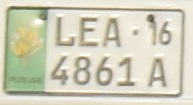
#> input picture car3.jpg, 193 x 105 px
$ jupyter execute --allow-errors ANPR_1.ipynb
#> lines starting #> are read from the running program, lines starting #| are printed output that depends on the picture; after the words box and inside, x2 and y2 are one past the last pixel; in counts of white or black regions, pixels touching at a corner belong together
[cell 1]
import matplotlib.pyplot as plt

[cell 2]
import numpy as np
import cv2

[cell 3]
# Match contours to license plate or character template
def find_contours(dimensions, img):

    # Find all contours in the image
    cntrs, _ = cv2.findContours(img.copy(), cv2.RETR_TREE, cv2.CHAIN_APPROX_SIMPLE)

    # Retrieve potential dimensions
    lower_width = dimensions[0]
    upper_width = dimensions[1]
    lower_height = dimensions[2]
    upper_height = dimensions[3]

    # Check largest 5 or 15 contours for license plate or character respectively
    cntrs = sorted(cntrs, key=cv2.contourArea, reverse=True)[:15]

    # Read the binary image
    ii = cv2.imread('contour.jpg')

    x_cntr_list = []
    target_contours = []
    img_res = []

    # Read all contours detected
    for cntr in cntrs :
        #detects contour in binary image and returns the coordinates of rectangle enclosing it
        intX, intY, intWidth, intHeight = cv2.boundingRect(cntr)

        #checking the dimensions of the contour to filter out the characters by contour's size
        if intWidth > lower_width and intWidth < upper_width and intHeight > lower_height and intHeight < upper_height :

            # stores the x coordinate of the character's contour, to used later for indexing the contours
            x_cntr_list.append(intX)
            char_copy = np.zeros((44,24))

            #extracting each character using the enclosing rectangle's coordinates.
            char = img[intY:intY+intHeight, intX:intX+intWidth]
            char = cv2.resize(char, (20, 40))

            # Draw rectangle around contour
            cv2.rectangle(ii, (intX,intY), (intWidth+intX, intY+intHeight), (50,21,200), 2)

            # Display the uptated binary image with new contour
            plt.imshow(ii, cmap='gray')

            # Make result formatted for classification: invert colors
            char = cv2.subtract(255, char)

            # Resize the image to 24x44 with black border
            char_copy[2:42, 2:22] = char
            char_copy[0:2, :] = 0
            char_copy[:, 0:2] = 0
            char_copy[42:44, :] = 0
            char_copy[:, 22:24] = 0

            # List that stores the character's binary image (unsorted)
            img_res.append(char_copy)

    # arbitrary function that stores sorted list of character indeces
    indices = sorted(range(len(x_cntr_list)), key=lambda k: x_cntr_list[k])
    img_res_copy = []

    for idx in indices:
        # stores character images according to their index
        img_res_copy.append(img_res[idx])

    img_res = np.array(img_res_copy)

    return img_res

[cell 4]
#Find characters in the resulting images and Preprocess license plate image
def segment_characters(image):
    # Resizing
    img_lp = cv2.resize(image, (333, 75))

    # Apply gray scale
    img_gray_lp = cv2.cvtColor(img_lp, cv2.COLOR_BGR2GRAY)

    # Convert to binary image
    _, img_binary_lp = cv2.threshold(img_gray_lp, 200, 255, cv2.THRESH_BINARY+cv2.THRESH_OTSU)

    # Erode unwanted pixels
    img_binary_lp = cv2.erode(img_binary_lp, (3,3))

    # Dilate unwanted pixels
    img_binary_lp = cv2.dilate(img_binary_lp, (3,3))

    LP_WIDTH = img_binary_lp.shape[0]
    LP_HEIGHT = img_binary_lp.shape[1]

    # Make borders white
    img_binary_lp[0:3,:] = 255
    img_binary_lp[:,0:3] = 255
    img_binary_lp[72:75,:] = 255
    img_binary_lp[:,330:333] = 255

    # Estimations of character contours sizes of cropped license plates
    dimensions = [(LP_WIDTH/6) + 12.5, (LP_WIDTH/2) + 7.5, (LP_HEIGHT/10) - 15, 2 * LP_HEIGHT/3]

    # Visual display of binary image
    plt.imshow(img_binary_lp, cmap='gray')
    plt.show()

    # Create a binary image for next steps
    cv2.imwrite('contour.jpg',img_binary_lp)

    # Get contours within cropped license plate
    char_list = find_contours(dimensions, img_binary_lp)

    return char_list

[cell 5]
img = cv2.imread('car3.jpg')
#> img is the input picture: shape (105, 193, 3); mean B, G, R 187, 207.6, 209.9
char = segment_characters(img)
#> in segment_characters, `img_lp = cv2.resize(image, (333, 75))`:
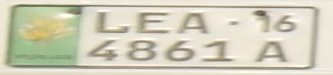
#> img_lp: shape (75, 333, 3); mean B, G, R 186.9, 207.5, 209.8
#> in segment_characters, `img_gray_lp = cv2.cvtColor(img_lp, cv2.COLOR_BGR2GRAY)`:
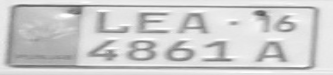
#> img_gray_lp: shape (75, 333); min 84, max 254, mean 205.8
#> in segment_characters, `_, img_binary_lp = cv2.threshold(img_gray_lp, 200, 255, cv2.THRESH_BIN..`:
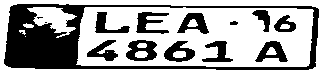
#> img_binary_lp: shape (75, 333); 65.8% white; 14 black regions (2 under 20 px), largest, box (x1, y1, x2, y2) and area: (4, 4, 319, 70) 5330, (126, 40, 157, 61) 411, (136, 12, 169, 34) 369
#> in segment_characters, `img_binary_lp = cv2.erode(img_binary_lp, (3,3))`: img_binary_lp: shape (75, 333); 61.2% white; 12 black regions, largest, box (x1, y1, x2, y2) and area: (4, 4, 319, 71) 6014, (126, 40, 157, 62) 473, (136, 12, 169, 35) 444
#> in segment_characters, `img_binary_lp = cv2.dilate(img_binary_lp, (3,3))`:
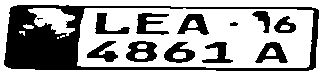
#> img_binary_lp: shape (75, 333); 65.7% white; 13 black regions (1 under 20 px)
#> in find_contours, `cntrs, _ = cv2.findContours(img.copy(), cv2.RETR_TREE, cv2.CHAIN_APPRO..`: cntrs = 27 contours, 5 with area under 20; largest, box (x1, y1, x2, y2) and area: (0, 0, 333, 75) 24568, (3, 4, 320, 72) 20156, (77, 8, 314, 68) 13336, (28, 8, 75, 36) 664, (125, 40, 158, 63) 577
#> in find_contours, `cntrs = sorted(cntrs, key=cv2.contourArea, reverse=True)[:15]`: cntrs = 15 contours; largest, box (x1, y1, x2, y2) and area: (0, 0, 333, 75) 24568, (3, 4, 320, 72) 20156, (77, 8, 314, 68) 13336, (28, 8, 75, 36) 664, (125, 40, 158, 63) 577
#> the loop in find_contours, `for cntr in cntrs :` made 15 passes
#> (intX, intY, intWidth, intHeight) on passes 2 to 13: (3, 4, 317, 68), (77, 8, 237, 60), (28, 8, 47, 28), (125, 40, 33, 23), (163, 41, 33, 23), (176, 13, 34, 23), (254, 41, 35, 23), (135, 12, 35, 24), (86, 40, 33, 23), (201, 41, 33, 23), (94, 12, 37, 23), (273, 15, 24, 19)
#> (cntr, intX, intY, intWidth, intHeight) on pass 1: ([[0, 0], [0, 74], [332, 74], [332, 0]], 0, 0, 333, 75)
#> after the loop in find_contours, `for cntr in cntrs :`:
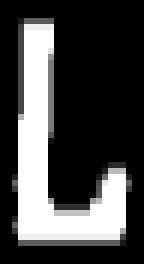
#> char_copy: shape (44, 24) float64 (shown 6 times larger); min 0, max 255, mean 68.9
#> after the loop in find_contours, `for cntr in cntrs :`:
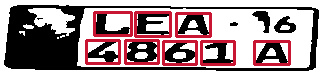
#> ii: shape (75, 333, 3); mean B, G, R 146.2, 143.1, 162.5
#> after the loop in find_contours, `for cntr in cntrs :`: img_res = 8 items; x_cntr_list = [125, 163, 176, 254, 135, 86, 201, 94]
#> in find_contours, `indices = sorted(range(len(x_cntr_list)), key=lambda k: x_cntr_list[k])`: indices = [5, 7, 0, 4, 1, 2, 6, 3]
#> the loop in find_contours, `for idx in indices:` made 8 passes
#> idx on passes 1, 2, 3, 5, 6, 8: 5, 7, 0, 1, 2, 3
#> after the loop in find_contours, `for idx in indices:`: img_res_copy = 8 items
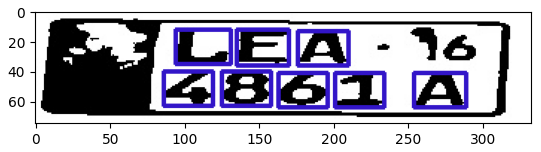
#> figure drawn by matplotlib, 1 panel; B, G, R data is drawn as R, G, B

[cell 6]
for i in range(len(char)):
    plt.subplot(1, 10, i+1)
    plt.imshow(char[i], cmap='gray')
    plt.axis('off')
#> this loop made 8 passes
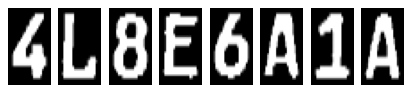
#> figure drawn by matplotlib, 8 panels

[cell 7]
from tensorflow.keras.preprocessing.image import ImageDataGenerator
#> (the rest of this cell did not finish here and is left out)

[cell 8]
from tensorflow.keras.models import Sequential
from tensorflow.keras.layers import Dense, Flatten, MaxPooling2D, Dropout, Conv2D
from tensorflow.keras import optimizers

#> (a cell that did not finish here is left out)

[cell 10]
# training the model
batch_size = 1
#> (the rest of this cell did not finish here and is left out)

[cell 11]
def fix_dimension(img):
    new_img = np.zeros((28,28,3))
    for i in range(3):
        new_img[:,:,i] = img
    return new_img

# Predicting the character/number from contours using trained model
def show_results():
    dic = {}
    characters = '0123456789ABCDEFGHIJKLMNOPQRSTUVWXYZ'
    for i,c in enumerate(characters):
        dic[i] = c
    output = []
    for i,ch in enumerate(char): # iterating over the characters
        img_ = cv2.resize(ch, (28,28))
        img = fix_dimension(img_)
        img = img.reshape(1,28,28,3) # preparing image for the model
        y_ = model.predict_classes(img)[0] # predicting the class
        character = dic[y_] # get the predicted character
        output.append(character) # storing the result in a list

    plate_number = ''.join(output)

    return plate_number

#> (the rest of this cell did not finish here and is left out)

#> the loop in show_results, `for i,ch in enumerate(char):` made 1 pass
#> pass 1, in show_results, `img_ = cv2.resize(ch, (28,28))`:
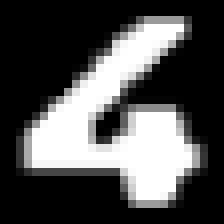
#> img_: shape (28, 28) float64 (shown 8 times larger); min 0, max 255, mean 80.4
#> after the loop in show_results, `for i,ch in enumerate(char):`: output = []
